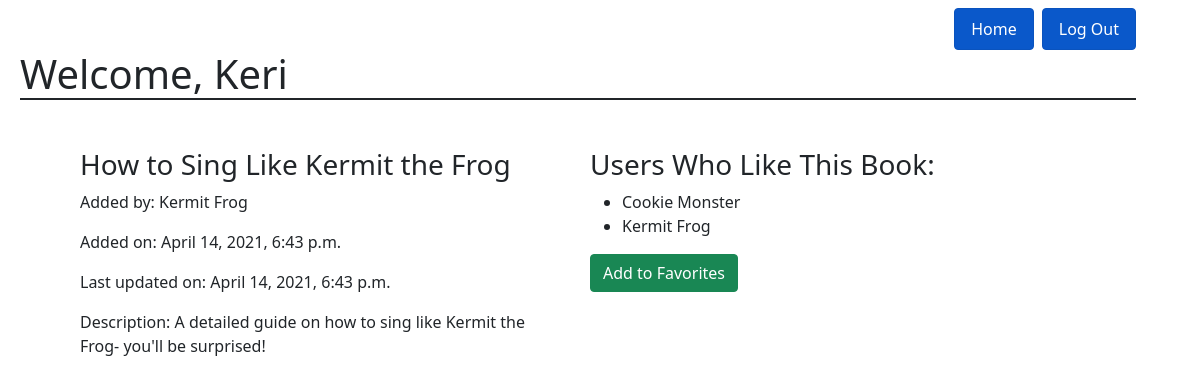
The app's page /books/3 (signed in) with its own data.
### favorite_books_app/models.py (models this page shows)
class User(models.Model):
    first_name= models.CharField(max_length= 50)
    last_name= models.CharField(max_length=50)
    email= models.CharField(max_length=75)
    password= models.CharField(max_length=50)
    created_at= models.DateTimeField(auto_now_add=True)
    updated_at= models.DateTimeField(auto_now=True)
    objects= UserManager()

class Book(models.Model):
    title= models.CharField(max_length=75)
    description= models.TextField()
    uploaded_by= models.ForeignKey(User, related_name= "books_uploaded", on_delete= models.CASCADE)
    users_who_like= models.ManyToManyField(User, related_name= "liked_books")
    created_at= models.DateTimeField(auto_now_add=True)
    updated_at= models.DateTimeField(auto_now=True)
    objects= BookManager()

### favorite_books_app/views.py (the view)
# urls.py: path('books/<int:bookId>', views.bookDetails),
def bookDetails(request, bookId):
    context = {
        'book': Book.objects.get(id=bookId),
        'current_user': User.objects.get(id=request.session['logged_user'])
    }
    return render(request, 'bookDetails.html', context)

### favorite_books_app/templates/bookDetails.html (shortened to what this page needs)
<!DOCTYPE html>
<html lang="en">
<head>
    <link href="https://cdn.jsdelivr.net/npm/bootstrap@5.0.0-beta3/dist/css/bootstrap.min.css" rel="stylesheet">
</head>
<body>
    <div class="container m-2">
        <ul class="nav justify-content-end">
            <li class="nav-item">
                <a href="/books" role="button" class="nav-link active btn btn-primary me-2" aria-current= "page">Home</a>
            </li>
            <li class="nav-item">
                <a href="/user/logout" role="button" class="nav-link active btn btn-primary" aria current="page">Log Out</a>
            </li>
        </ul>
        <h1 class="border-bottom border-dark border-2">Welcome, {{current_user.first_name}}</h1>
        <div class="row m-5">
            <div class="col">
                <h3>{{book.title}}</h3>
                <p>Added by: {{book.uploaded_by.first_name}} {{book.uploaded_by.last_name}}</p>
                <p>Added on: {{book.created_at}}</p>
                <p>Last updated on: {{book.updated_at}}</p>
                {% if book.uploaded_by.id != request.session.logged_user %}
                <p>Description: {{book.description}}</p>
                {% endif %}
            </div>
            <div class="col">
                <h3>Users Who Like This Book:</h3>
                <ul>
                    {% for fav in book.users_who_like.all %}
                    <li>{{fav.first_name}} {{fav.last_name}}</li>
                    {% endfor %}
                </ul>
                {% if current_user in book.users_who_like.all %}
                <a href="/books/{{book.id}}/unfavorite" role="button" class="btn btn-danger">Remove from Favorites</a>
                {% else %}
                <a href="/books/{{book.id}}/favorite" role="button" class="btn btn-success">Add to Favorites</a>
                {% endif %}
            </div>
        </div>
    </div>
</body>
</html>

### records on screen
User: first_name "Keri"
Book: title "How to Sing Like Kermit the Frog", uploaded_by.first_name "Kermit", uploaded_by.last_name "Frog", created_at "April 14, 2021, 6:43 p.m.", updated_at "April 14, 2021, 6:43 p.m.", description "A detailed guide on how to sing like Kermit the Frog- you'll be surprised!"
User: first_name "Cookie", last_name "Monster"
User: first_name "Kermit", last_name "Frog"
